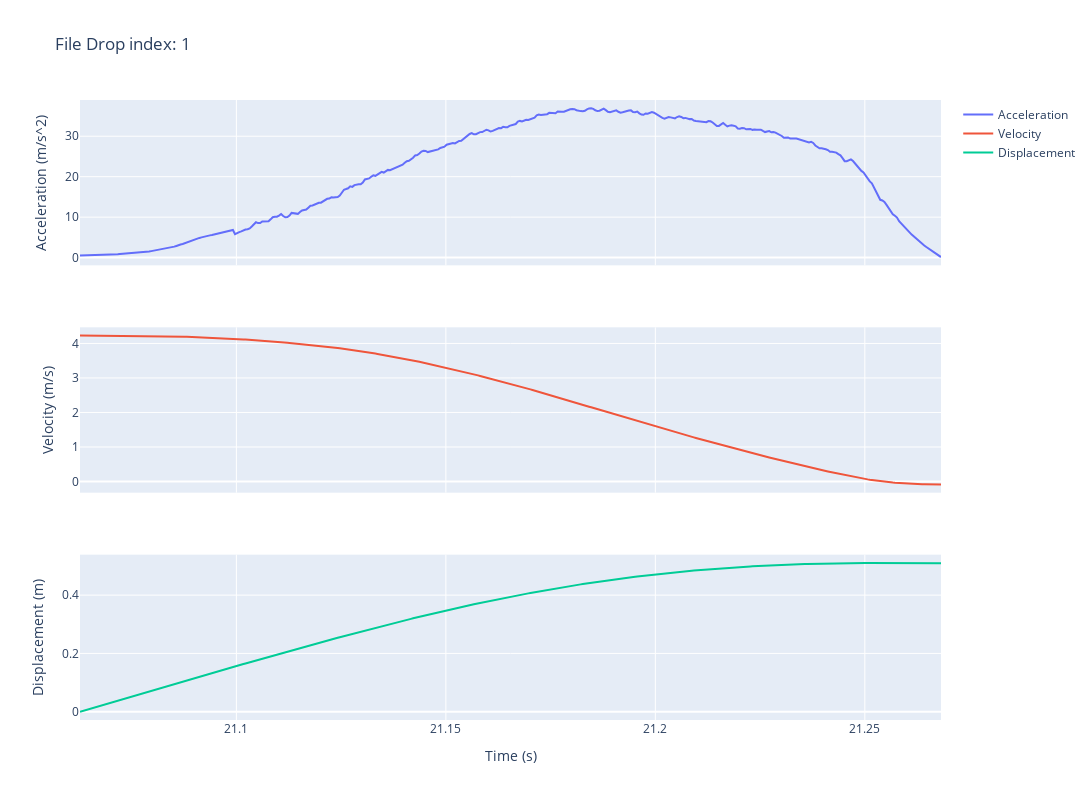

Notebook cell for this chart:
### Code cell
drop.quick_view_impulse()

### Figure 1 — Plotly figure (JSON) as saved in the notebook; plotly's stock layout.template omitted (floating-point values rounded to 4 significant figures; data arrays with more than 128 entries replaced by an {"elided": "..."} marker saying what was removed)
{"data": [{"mode": "lines", "name": "Acceleration", "type": "scatter", "x": {"elided": "412 float values"}, "xaxis": "x", "y": {"elided": "412 float values"}, "yaxis": "y"}, {"mode": "lines", "name": "Velocity", "type": "scatter", "x": {"elided": "412 float values"}, "xaxis": "x2", "y": {"elided": "412 float values"}, "yaxis": "y2"}, {"mode": "lines", "name": "Displacement", "type": "scatter", "x": {"elided": "412 float values"}, "xaxis": "x3", "y": {"elided": "412 float values"}, "yaxis": "y3"}], "layout": {"height": 800, "title": {"text": "File Drop index: 1"}, "width": 1200, "xaxis": {"anchor": "y", "domain": [0, 1], "matches": "x3", "showticklabels": false}, "xaxis2": {"anchor": "y2", "domain": [0, 1], "matches": "x3", "showticklabels": false}, "xaxis3": {"anchor": "y3", "domain": [0, 1], "title": {"text": "Time (s)"}}, "yaxis": {"anchor": "x", "domain": [0.7333, 1], "title": {"text": "Acceleration (m/s^2)"}}, "yaxis2": {"anchor": "x2", "domain": [0.3667, 0.6333], "title": {"text": "Velocity (m/s)"}}, "yaxis3": {"anchor": "x3", "domain": [0, 0.2667], "title": {"text": "Displacement (m)"}}}}
